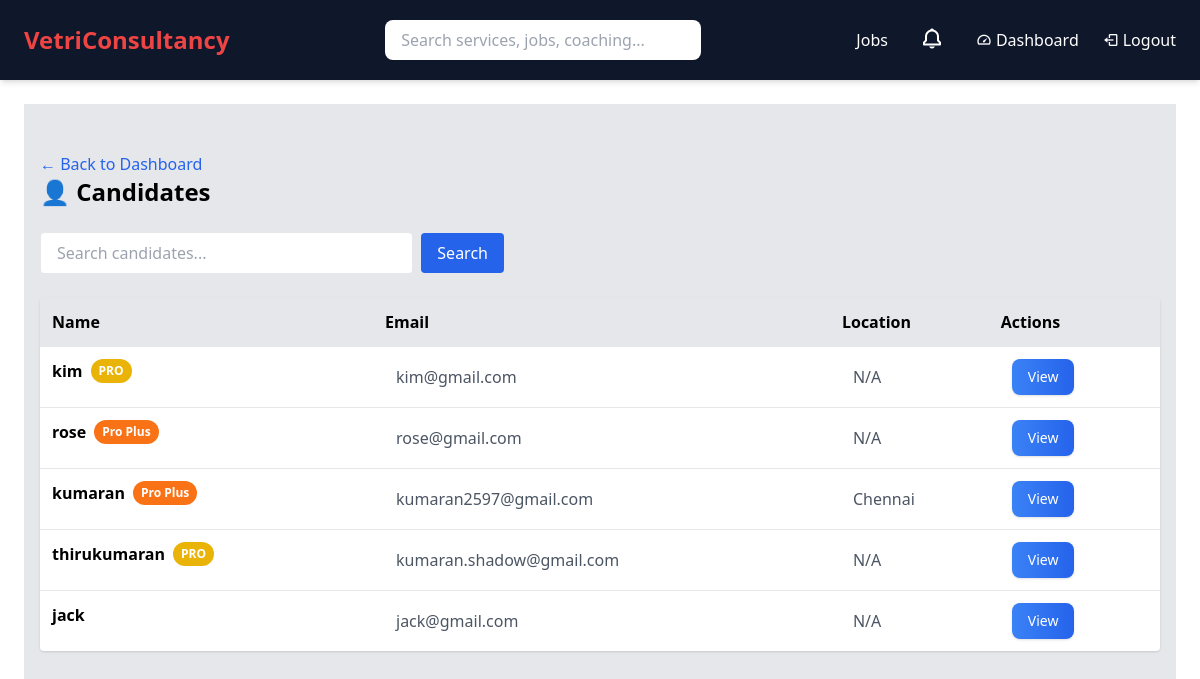
The app's page /dashboard/candidates/ (signed in) with its own data.
### VCS/models.py (models this page shows, shortened)
class Profile(models.Model):
    user = models.OneToOneField(User, on_delete=models.CASCADE)
    phone = models.CharField(max_length=20)
    bio = models.TextField()
    education = models.CharField(max_length=200)
    location = models.CharField(max_length=100)
    experience = models.CharField(max_length=100)
    skills = models.TextField()
    resume = models.FileField(upload_to='resumes/', blank=True, null=True)
    is_pro = models.BooleanField(default=False)
    is_proplus = models.BooleanField(default=False)
    resume_optimizations_this_month = models.PositiveIntegerField(default=0)
    chatbot_queries_this_month = models.PositiveIntegerField(default=0)
    consultant_sessions_this_month = models.PositiveIntegerField(default=0)
    mock_interviews_this_month = models.PositiveIntegerField(default=0)
    courses_enrolled_this_month = models.PositiveIntegerField(default=0)
    is_trainee = models.BooleanField(default=False)
    course = models.CharField(max_length=100, blank=True, null=True)
    trainee_plan = models.CharField(max_length=10, choices=[('pro', 'Pro'), ('proplus', 'Pro Plus')], default='pro')
    consultant_hours_used_this_month = models.DecimalField(
        max_digits=5, decimal_places=2, default=0.0
    )
    enrolled_courses = models.ManyToManyField(
        'Course', through='Enrollment', related_name='enrolled_users'
    )
    certificates_earned = models.ManyToManyField(
        'Certificate', related_name='earned_by'
    )
    dedicated_consultant = models.ForeignKey(
        User,
        on_delete=models.SET_NULL,
        null=True,
        blank=True,
        related_name='dedicated_profiles',
        limit_choices_to={'is_staff': True}
    )

### VCS/views.py (the view)
# urls.py: path('dashboard/candidates/', admin_candidates, name='admin_candidates'),
@staff_member_required
def admin_candidates(request):
    q = request.GET.get('q', '')
    profiles = Profile.objects.select_related('user').filter(
        user__is_superuser=False,
        user__is_staff=False
    )
    if q:
        profiles = profiles.filter(
            Q(user__username__icontains=q) |
            Q(skills__icontains=q) |
            Q(location__icontains=q)
        )
    for profile in profiles:
        try:
            subscription = Subscription.objects.get(user=profile.user, active=True)
            profile.plan_name = subscription.plan_name
        except Subscription.DoesNotExist:
            profile.plan_name = None
    return render(request, 'admin/candidates.html', {'profiles': profiles, 'q': q})

### VCS/context_processors.py (called while the page is built)
def notification_count(request):
    if request.user.is_authenticated:
        unread_count = Notification.objects.filter(
            user=request.user,
            is_read=False
        ).count()
        latest_notifications = Notification.objects.filter(
            user=request.user
        ).order_by('-created_at')[:5]
    else:
        unread_count = 0
        latest_notifications = []
    return {
        'notification_count': unread_count,
        'latest_notifications': latest_notifications,
    }

### VCS/templates/admin/candidates.html (shortened to what this page needs)
{% extends 'base.html' %}
{% block content %}
<div class="max-w-6xl min-h-screen bg-gray-200 mx-auto px-4 py-6">
<div class="mt-6">
    <a href="{% url 'admin_dashboard' %}"
       class="text-blue-600 hover:underline">
        ← Back to Dashboard
    </a>
</div>
<h1 class="text-2xl font-bold mb-6">👤 Candidates</h1>
<form method="get" class="mb-6 flex items-center gap-2">
    <input
        name="q"
        value="{{ request.GET.q }}"
        placeholder="Search candidates..."
        class="border px-4 py-2 rounded w-1/3">
    <button type="submit"
        class="bg-blue-600 text-white px-4 py-2 rounded hover:bg-blue-700">
        Search
    </button>
</form>
<table class="w-full bg-white rounded shadow">
<tr class="bg-gray-200 text-left">
    <th class="p-3">Name</th>
    <th>Email</th>
    <th>Location</th>
    <th>Actions</th>
</tr>
{% for profile in profiles %}
<tr class="border-t hover:bg-gray-50 transition-colors duration-200">
    <td class="p-3 font-semibold flex items-center gap-2">
        {{ profile.user.username }}
        {% if profile.plan_name == "Pro" %}
            <span class="px-2 py-1 text-xs font-bold text-white bg-yellow-500 rounded-full">
                PRO
            </span>
        {% elif profile.plan_name == "Pro Plus" %}
            <span class="px-2 py-1 text-xs font-bold text-white bg-orange-500 rounded-full">
                Pro Plus
            </span>
        {% endif %}
    </td>
    <td class="p-3 text-gray-600">{{ profile.user.email }}</td>
    <td class="p-3 text-gray-600">{{ profile.location|default:"N/A" }}</td>
    <td class="p-3">
        <a href="{% url 'admin_candidate_detail' profile.user.id %}"
           class="inline-block px-4 py-2 bg-gradient-to-r from-blue-500 to-blue-600 text-white text-sm rounded-lg shadow hover:shadow-lg hover:from-blue-600 hover:to-blue-700 transition-all duration-200">
            View
        </a>
    </td>
</tr>
{% empty %}
<tr>
    <td colspan="4" class="p-6 text-center text-gray-500">
        No profiles found.
    </td>
</tr>
{% endfor %}
</table>
</div>
{% endblock %}

### records on screen
Profile: user.username "kim", shows "PRO", user.email "kim@gmail.com", location "N/A"
Profile: user.username "rose", shows "Pro Plus", user.email "rose@gmail.com", location "N/A"
Profile: user.username "kumaran", shows "Pro Plus", user.email "kumaran2597@gmail.com", location "Chennai"
Profile: user.username "thirukumaran", shows "PRO", user.email "kumaran.shadow@gmail.com", location "N/A"
Profile: user.username "jack", user.email "jack@gmail.com", location "N/A"
